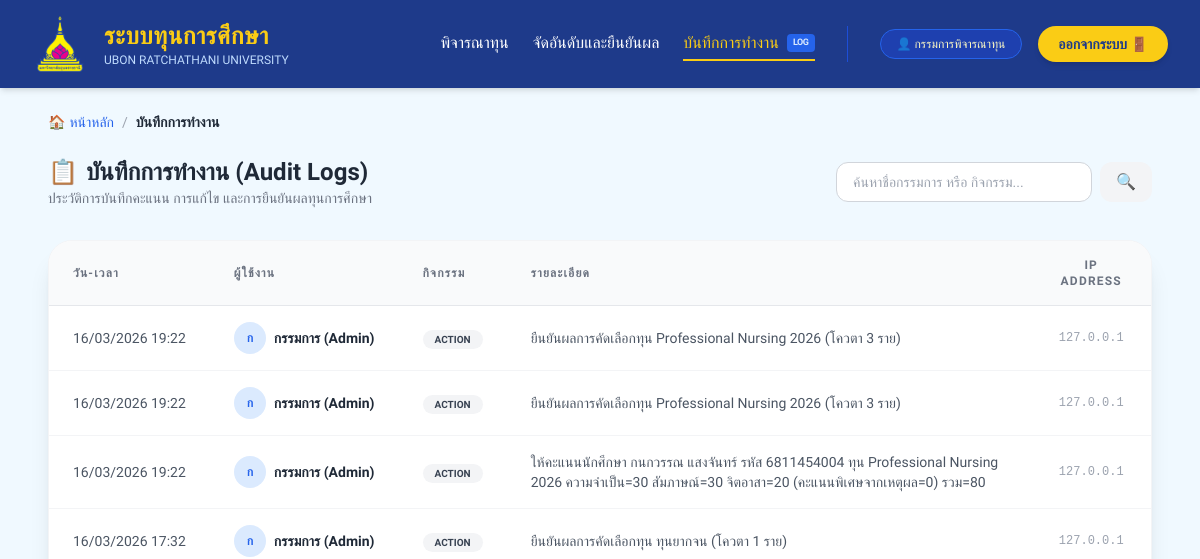
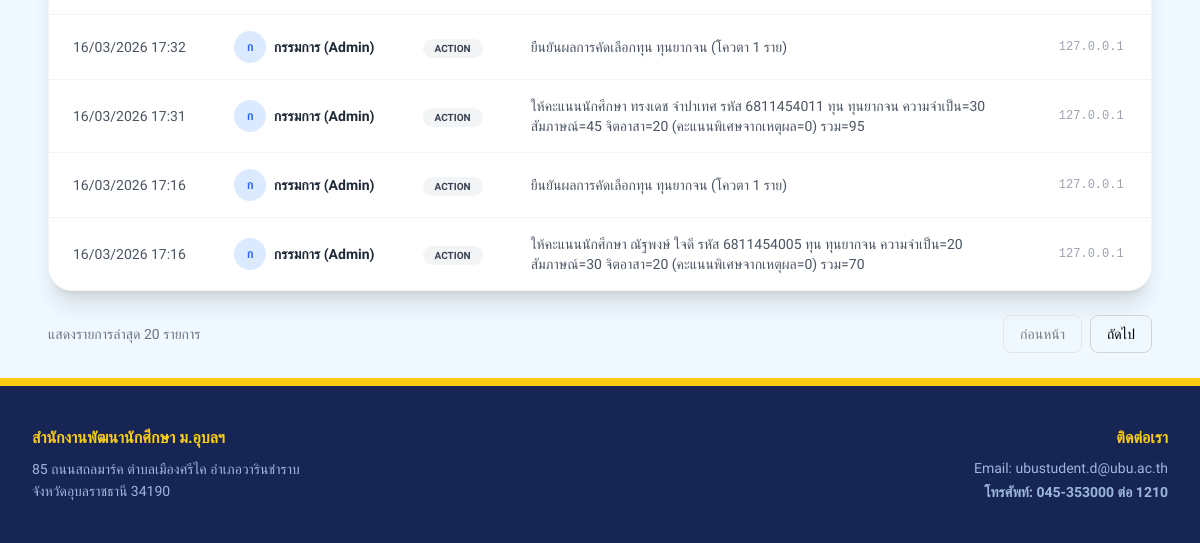
Page /director/audit_log (signed in) on the earlier database version (2 pictures, top to bottom).
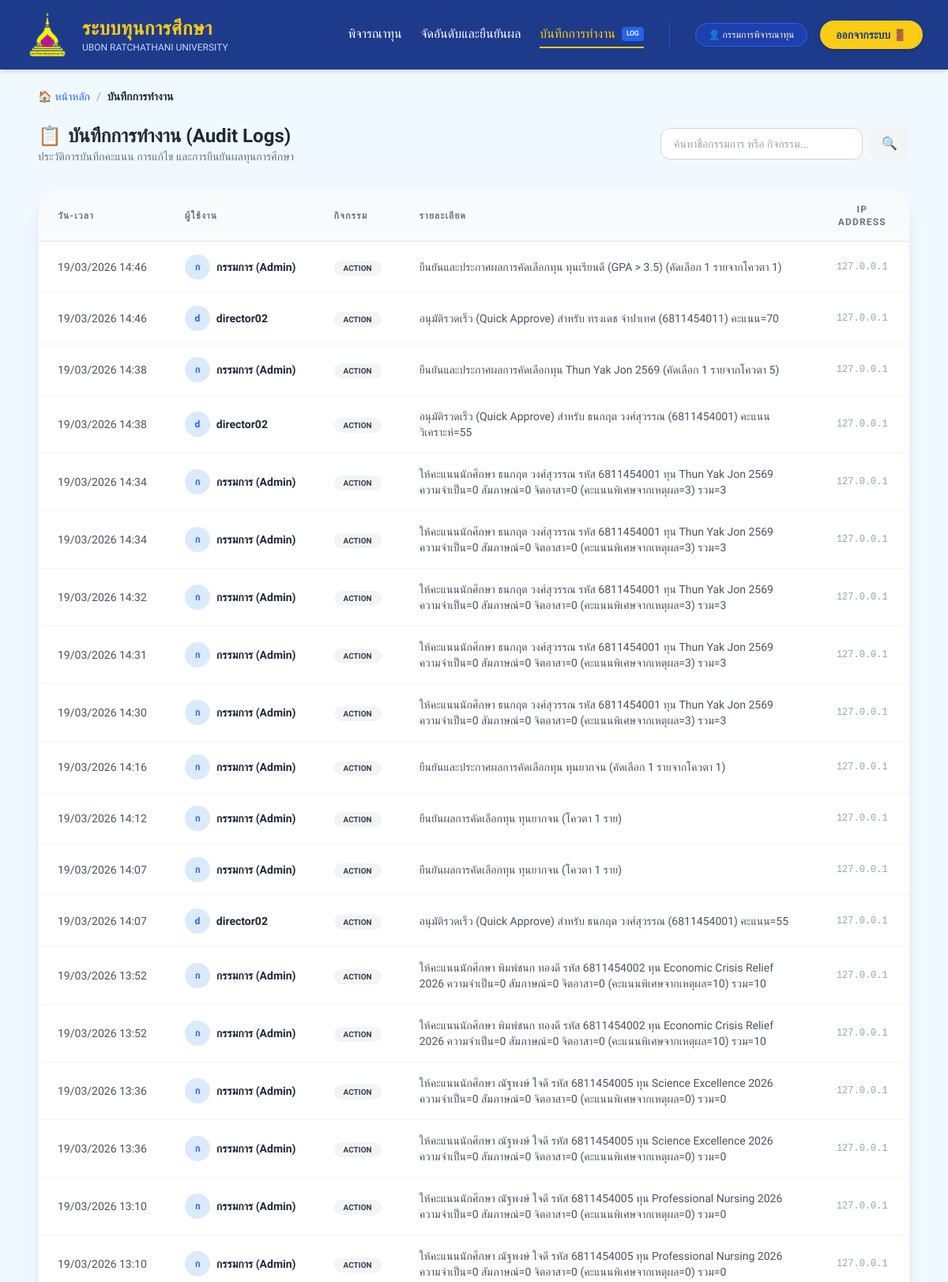
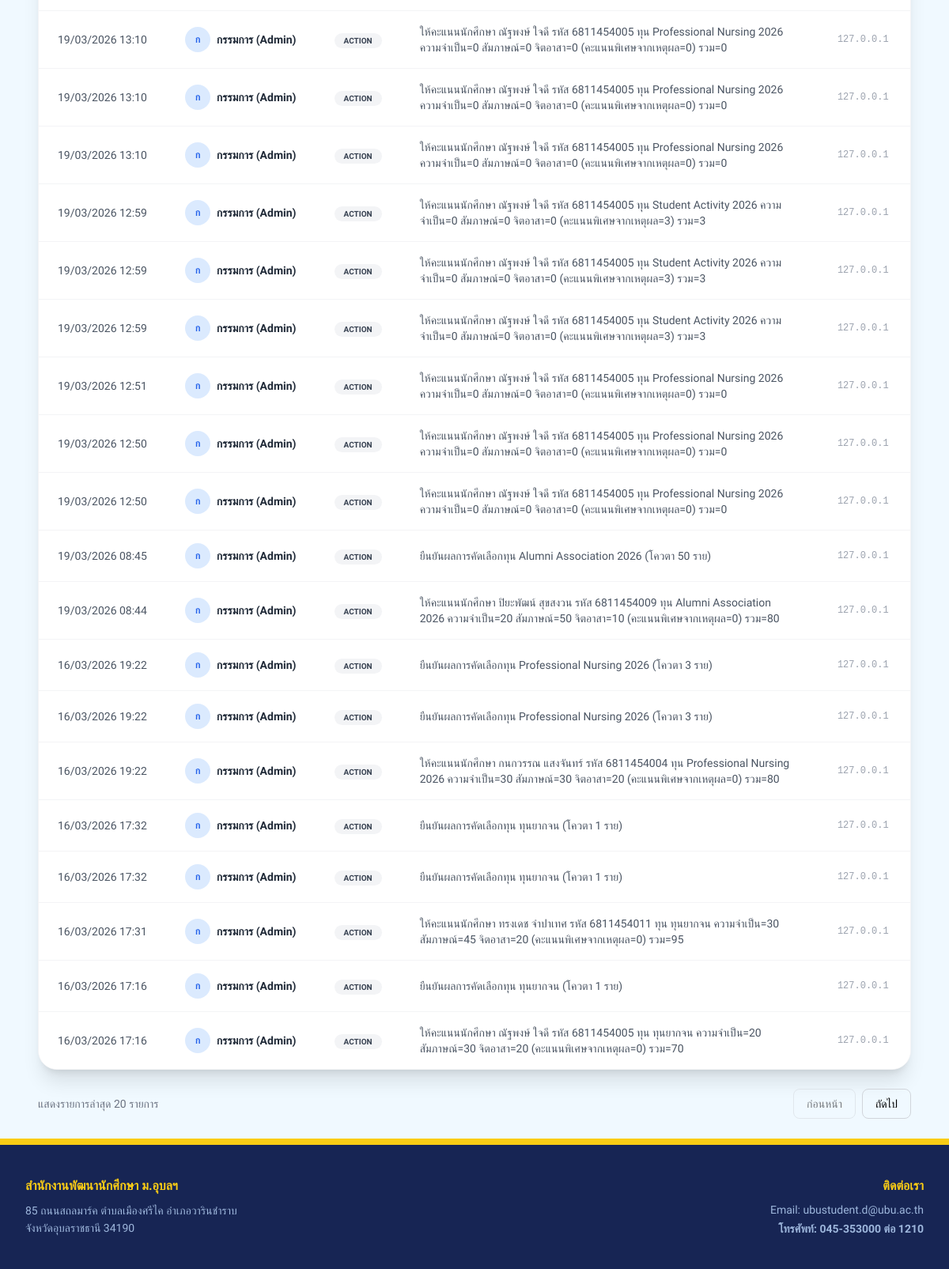
Same page on the later database version (2 pictures, top to bottom).
### models.py (models this page shows)
class DirectorAuditLog(db.Model):
    __tablename__ = 'audit_logs'
    id = db.Column(db.Integer, primary_key=True)
    timestamp = db.Column(db.DateTime, default=datetime.utcnow)
    user_name = db.Column(db.String(100), nullable=False)
    action = db.Column(db.String(100), nullable=False)
    details = db.Column(db.Text, nullable=True)
    ip_address = db.Column(db.String(45), nullable=True)

### routes/director_routes.py (the view)
@director_bp.route("/audit_log")
def audit_log():
    all_logs = DirectorAuditLog.query.order_by(DirectorAuditLog.timestamp.desc()).all()
    return render_template("director/audit_log.html", logs=all_logs)

### routes/director_routes.py (called while the page is built)
@director_bp.before_request
def require_director_login():
    if request.endpoint and request.endpoint != 'director.login':
        if "user_id" not in session or session.get("role") != "director":
            flash("กรุณาเข้าสู่ระบบในฐานะกรรมการ", "error")
            return redirect(url_for("login")) # Assuming login is the global login defined in app.py

### templates/director/audit_log.html (shortened to what this page needs)
{% extends "layouts/base_director.html" %}
{% block content %}
<div class="max-w-6xl mx-auto font-prompt p-6">
    <nav class="flex items-center text-sm font-medium mb-6 space-x-2 no-print">
        <a href="{{ url_for('director.home') }}" class="text-blue-600 hover:text-blue-800 transition flex items-center gap-1">
            <span>🏠</span> หน้าหลัก
        </a>
        <span class="text-gray-400">/</span>
        <span class="text-gray-800 font-bold">บันทึกการทำงาน</span>
    </nav>
    <div class="flex flex-col md:flex-row justify-between items-center mb-8 gap-4">
        <div>
            <h2 class="text-2xl font-extrabold text-gray-800 flex items-center gap-2">
                <span class="text-blue-600">📋</span> บันทึกการทำงาน (Audit Logs)
            </h2>
            <p class="text-gray-500 text-sm">ประวัติการบันทึกคะแนน การแก้ไข และการยืนยันผลทุนการศึกษา</p>
        </div>
        <div class="flex gap-2 w-full md:w-auto">
            <input type="text" id="logSearch" placeholder="ค้นหาชื่อกรรมการ หรือ กิจกรรม..."
                   class="w-full md:w-64 px-4 py-2 border border-gray-300 rounded-xl focus:ring-2 focus:ring-blue-500 outline-none text-sm transition">
            <button class="bg-gray-100 text-gray-600 px-4 py-2 rounded-xl hover:bg-gray-200 transition">
                <span>🔍</span>
            </button>
        </div>
    </div>
    <div class="bg-white shadow-xl rounded-3xl border border-gray-100 overflow-hidden">
        <table class="min-w-full divide-y divide-gray-200">
            <thead class="bg-gray-50">
                <tr>
                    <th class="px-6 py-4 text-left text-xs font-bold text-gray-500 uppercase tracking-widest">วัน-เวลา</th>
                    <th class="px-6 py-4 text-left text-xs font-bold text-gray-500 uppercase tracking-widest">ผู้ใช้งาน</th>
                    <th class="px-6 py-4 text-left text-xs font-bold text-gray-500 uppercase tracking-widest">กิจกรรม</th>
                    <th class="px-6 py-4 text-left text-xs font-bold text-gray-500 uppercase tracking-widest">รายละเอียด</th>
                    <th class="px-6 py-4 text-center text-xs font-bold text-gray-500 uppercase tracking-widest">IP Address</th>
                </tr>
            </thead>
            <tbody class="divide-y divide-gray-100 bg-white" id="logTableBody">
                {% for log in logs %}
                <tr class="hover:bg-gray-50 transition-colors">
                    <td class="px-6 py-4 whitespace-nowrap text-sm text-gray-600 font-medium">
                        {{ log.timestamp.strftime('%d/%m/%Y %H:%M') }}
                    </td>
                    <td class="px-6 py-4 whitespace-nowrap">
                        <div class="flex items-center gap-2">
                            <div class="w-8 h-8 rounded-full bg-blue-100 flex items-center justify-center text-blue-600 font-bold text-xs">
                                {{ log.user_name[0] }}
                            </div>
                            <span class="text-sm font-bold text-gray-800">{{ log.user_name }}</span>
                        </div>
                    </td>
                    <td class="px-6 py-4 whitespace-nowrap">
                        {% if 'ให้คะแนน' in log.action %}
                            <span class="bg-blue-100 text-blue-700 px-3 py-1 rounded-full text-[10px] font-bold uppercase">SCORING</span>
                        {% elif 'ยืนยัน' in log.action %}
                            <span class="bg-green-100 text-green-700 px-3 py-1 rounded-full text-[10px] font-bold uppercase">CONFIRM</span>
                        {% else %}
                            <span class="bg-gray-100 text-gray-700 px-3 py-1 rounded-full text-[10px] font-bold uppercase">ACTION</span>
                        {% endif %}
                    </td>
                    <td class="px-6 py-4 text-sm text-gray-600">
                        {{ log.details }}
                    </td>
                    <td class="px-6 py-4 text-center text-xs text-gray-400 font-mono">
                        {{ log.ip_address }}
                    </td>
                </tr>
                {% endfor %}
            </tbody>
        </table>
    </div>
    <div class="mt-6 flex justify-between items-center no-print">
        <p class="text-sm text-gray-500">แสดงรายการล่าสุด 20 รายการ</p>
        <div class="flex gap-2">
            <button class="px-4 py-2 border border-gray-300 rounded-lg text-sm hover:bg-gray-50 disabled:opacity-50" disabled>ก่อนหน้า</button>
            <button class="px-4 py-2 border border-gray-300 rounded-lg text-sm hover:bg-gray-50">ถัดไป</button>
        </div>
    </div>
</div>
{% endblock %}

### templates/layouts/base_director.html
{% extends "layouts/base.html" %}
{% block nav_links %}
<a
  href="{{ url_for('director.scoring') }}"
  class="text-white hover:text-yellow-400 font-medium transition-colors border-b-2 {% if request.endpoint == 'director.scoring' %}border-yellow-400 text-yellow-400{% else %}border-transparent{% endif %} hover:border-yellow-400 py-1"
  >พิจารณาทุน</a
>
<a
  href="{{ url_for('director.ranking_selection') }}"
  class="text-white hover:text-yellow-400 font-medium transition-colors border-b-2 {% if request.endpoint == 'director.ranking_selection' %}border-yellow-400 text-yellow-400{% else %}border-transparent{% endif %} hover:border-yellow-400 py-1"
  >จัดอันดับและยืนยันผล</a
>
<a
  href="{{ url_for('director.audit_log') }}"
  class="text-white hover:text-yellow-400 font-medium transition-colors border-b-2 {% if request.endpoint == 'director.audit_log' %}border-yellow-400 text-yellow-400{% else %}border-transparent{% endif %} hover:border-yellow-400 py-1 flex items-center gap-2"
>
  <span>บันทึกการทำงาน</span>
  <span class="text-[9px] bg-blue-600 px-1.5 py-0.5 rounded text-blue-100 font-bold tracking-tighter"
    >LOG</span
  >
</a>
{% endblock %}
{% block profile_link %}/director/profile{% endblock %}
{% block role_name %}{{ session.get('user_name', 'กรรมการ') }}{% endblock %}

### templates/layouts/base.html (shortened to what this page needs)
<!DOCTYPE html>
<html lang="th">
<head>
    <script src="https://cdn.tailwindcss.com"></script>
    <link rel="stylesheet" href="https://cdn.jsdelivr.net/npm/swiper@11/swiper-bundle.min.css" />
</head>
<body class="bg-sky-50 min-h-screen flex flex-col m-0 p-0">
    <header class="bg-blue-900 text-white shadow-md w-full sticky top-0 z-50">
        <div class="w-full px-8 py-4 flex justify-between items-center">
            <div class="flex items-center gap-4">
                <div class="w-14 h-14">
                    <img src="{{ url_for('static', filename='images/ubu_logo.png') }}" alt="UBU Logo" class="w-full h-full object-contain">
                </div>
                <div>
                    <h1 class="text-2xl font-bold text-yellow-400 tracking-wide">ระบบทุนการศึกษา</h1>
                    <p class="text-xs text-blue-200 uppercase">Ubon Ratchathani University</p>
                </div>
            </div>
           <nav class="hidden md:flex items-center gap-8">
                <div class="flex gap-6">
                    {% block nav_links %}{% endblock %}
                </div>
                <div class="flex items-center gap-4 border-l border-blue-700 pl-8">
                    <a href="{% block profile_link %}{{ url_for('student.profile') }}{% endblock %}" class="bg-blue-800 hover:bg-blue-700 px-4 py-1.5 rounded-full text-xs border border-blue-600 text-yellow-100 flex items-center gap-2 transition-all cursor-pointer">
                        👤 {% block role_name %}{{ session.get('user_name') or session.get('user_data', {}).get('name', 'นักศึกษา') }}{% endblock %}
                    </a>
                    <a href="/logout" class="bg-yellow-400 text-blue-900 px-5 py-2 rounded-full font-bold hover:bg-yellow-300 transition-all shadow-md text-sm">
                        ออกจากระบบ 🚪
                    </a>
                </div>
            </nav>
        </div>
    </header>
    <main class="flex-grow">
        {% block content %}{% endblock %}
    </main>
    <footer class="bg-blue-950 text-blue-200 py-10 px-8 w-full text-sm border-t-8 border-yellow-400">
        <div class="max-w-7xl mx-auto flex flex-col md:flex-row justify-between items-start gap-6">
            <div>
                <strong class="text-yellow-400 text-base block mb-2">สำนักงานพัฒนานักศึกษา ม.อุบลฯ</strong>
                <p class="opacity-80 leading-relaxed">
                    85 ถนนสถลมาร์ค ตำบลเมืองศรีไค อำเภอวารินชำราบ <br>
                    จังหวัดอุบลราชธานี 34190
                </p>
            </div>
            <div class="md:text-right">
                <strong class="text-yellow-400 text-base block mb-2">ติดต่อเรา</strong>
                <p class="opacity-80">Email: ubustudent.d@ubu.ac.th</p>
                <p class="opacity-80 font-bold mt-1">โทรศัพท์: 045-353000 ต่อ 1210</p>
            </div>
        </div>
    </footer>
</body>
</html>

### templates/layouts/base.html (style rules this page uses)
body { font-family: 'Prompt', sans-serif; }

Differences in the rows shown:
added DirectorAuditLog: timestamp "19/03/2026 14:46", user_name "ก", user_name "กรรมการ (Admin)", shows "ACTION", details "ยืนยันและประกาศผลการคัดเลือกทุน ทุนเรียนดี (GPA > 3.5) (คัดเลือก 1 รายจากโควตา 1)", ip_address "127.0.0.1"
added DirectorAuditLog: timestamp "19/03/2026 14:46", user_name "d", user_name "director02", action "ACTION", details "อนุมัติรวดเร็ว (Quick Approve) สำหรับ ทรงเดช จำปาเทศ (6811454011) คะแนน=70", ip_address "127.0.0.1"
added DirectorAuditLog: timestamp "19/03/2026 14:38", user_name "ก", user_name "กรรมการ (Admin)", shows "ACTION", details "ยืนยันและประกาศผลการคัดเลือกทุน Thun Yak Jon 2569 (คัดเลือก 1 รายจากโควตา 5)", ip_address "127.0.0.1"
added DirectorAuditLog: timestamp "19/03/2026 14:38", user_name "d", user_name "director02", action "ACTION", details "อนุมัติรวดเร็ว (Quick Approve) สำหรับ ธนกฤต วงศ์สุวรรณ (6811454001) คะแนนวิเคราะห์=55", ip_address "127.0.0.1"
added DirectorAuditLog: timestamp "19/03/2026 14:34", user_name "ก", user_name "กรรมการ (Admin)", action "ACTION", details "ให้คะแนนนักศึกษา ธนกฤต วงศ์สุวรรณ รหัส 6811454001 ทุน Thun Yak Jon 2569 ความจำเป็น=0 สัมภาษณ์=0 จิตอาสา=0 (คะแนนพิเศษจากเหตุผล=3) รวม=3", ip_address "127.0.0.1"
added DirectorAuditLog: timestamp "19/03/2026 14:34", user_name "ก", user_name "กรรมการ (Admin)", action "ACTION", details "ให้คะแนนนักศึกษา ธนกฤต วงศ์สุวรรณ รหัส 6811454001 ทุน Thun Yak Jon 2569 ความจำเป็น=0 สัมภาษณ์=0 จิตอาสา=0 (คะแนนพิเศษจากเหตุผล=3) รวม=3", ip_address "127.0.0.1"
added DirectorAuditLog: timestamp "19/03/2026 14:32", user_name "ก", user_name "กรรมการ (Admin)", action "ACTION", details "ให้คะแนนนักศึกษา ธนกฤต วงศ์สุวรรณ รหัส 6811454001 ทุน Thun Yak Jon 2569 ความจำเป็น=0 สัมภาษณ์=0 จิตอาสา=0 (คะแนนพิเศษจากเหตุผล=3) รวม=3", ip_address "127.0.0.1"
added DirectorAuditLog: timestamp "19/03/2026 14:31", user_name "ก", user_name "กรรมการ (Admin)", action "ACTION", details "ให้คะแนนนักศึกษา ธนกฤต วงศ์สุวรรณ รหัส 6811454001 ทุน Thun Yak Jon 2569 ความจำเป็น=0 สัมภาษณ์=0 จิตอาสา=0 (คะแนนพิเศษจากเหตุผล=3) รวม=3", ip_address "127.0.0.1"
added DirectorAuditLog: timestamp "19/03/2026 14:30", user_name "ก", user_name "กรรมการ (Admin)", action "ACTION", details "ให้คะแนนนักศึกษา ธนกฤต วงศ์สุวรรณ รหัส 6811454001 ทุน Thun Yak Jon 2569 ความจำเป็น=0 สัมภาษณ์=0 จิตอาสา=0 (คะแนนพิเศษจากเหตุผล=3) รวม=3", ip_address "127.0.0.1"
added DirectorAuditLog: timestamp "19/03/2026 14:16", user_name "ก", user_name "กรรมการ (Admin)", shows "ACTION", details "ยืนยันและประกาศผลการคัดเลือกทุน ทุนยากจน (คัดเลือก 1 รายจากโควตา 1)", ip_address "127.0.0.1"
added DirectorAuditLog: timestamp "19/03/2026 14:12", user_name "ก", user_name "กรรมการ (Admin)", shows "ACTION", details "ยืนยันผลการคัดเลือกทุน ทุนยากจน (โควตา 1 ราย)", ip_address "127.0.0.1"
added DirectorAuditLog: timestamp "19/03/2026 14:07", user_name "ก", user_name "กรรมการ (Admin)", shows "ACTION", details "ยืนยันผลการคัดเลือกทุน ทุนยากจน (โควตา 1 ราย)", ip_address "127.0.0.1"
added DirectorAuditLog: timestamp "19/03/2026 14:07", user_name "d", user_name "director02", action "ACTION", details "อนุมัติรวดเร็ว (Quick Approve) สำหรับ ธนกฤต วงศ์สุวรรณ (6811454001) คะแนน=55", ip_address "127.0.0.1"
added DirectorAuditLog: timestamp "19/03/2026 13:52", user_name "ก", user_name "กรรมการ (Admin)", action "ACTION", details "ให้คะแนนนักศึกษา พิมพ์ชนก ทองดี รหัส 6811454002 ทุน Economic Crisis Relief 2026 ความจำเป็น=0 สัมภาษณ์=0 จิตอาสา=0 (คะแนนพิเศษจากเหตุผล=10) รวม=10", ip_address "127.0.0.1"
added DirectorAuditLog: timestamp "19/03/2026 13:52", user_name "ก", user_name "กรรมการ (Admin)", action "ACTION", details "ให้คะแนนนักศึกษา พิมพ์ชนก ทองดี รหัส 6811454002 ทุน Economic Crisis Relief 2026 ความจำเป็น=0 สัมภาษณ์=0 จิตอาสา=0 (คะแนนพิเศษจากเหตุผล=10) รวม=10", ip_address "127.0.0.1"
added DirectorAuditLog: timestamp "19/03/2026 13:36", user_name "ก", user_name "กรรมการ (Admin)", action "ACTION", details "ให้คะแนนนักศึกษา ณัฐพงษ์ ใจดี รหัส 6811454005 ทุน Science Excellence 2026 ความจำเป็น=0 สัมภาษณ์=0 จิตอาสา=0 (คะแนนพิเศษจากเหตุผล=0) รวม=0", ip_address "127.0.0.1"
added DirectorAuditLog: timestamp "19/03/2026 13:36", user_name "ก", user_name "กรรมการ (Admin)", action "ACTION", details "ให้คะแนนนักศึกษา ณัฐพงษ์ ใจดี รหัส 6811454005 ทุน Science Excellence 2026 ความจำเป็น=0 สัมภาษณ์=0 จิตอาสา=0 (คะแนนพิเศษจากเหตุผล=0) รวม=0", ip_address "127.0.0.1"
added DirectorAuditLog: timestamp "19/03/2026 13:10", user_name "ก", user_name "กรรมการ (Admin)", action "ACTION", details "ให้คะแนนนักศึกษา ณัฐพงษ์ ใจดี รหัส 6811454005 ทุน Professional Nursing 2026 ความจำเป็น=0 สัมภาษณ์=0 จิตอาสา=0 (คะแนนพิเศษจากเหตุผล=0) รวม=0", ip_address "127.0.0.1"
added DirectorAuditLog: timestamp "19/03/2026 13:10", user_name "ก", user_name "กรรมการ (Admin)", action "ACTION", details "ให้คะแนนนักศึกษา ณัฐพงษ์ ใจดี รหัส 6811454005 ทุน Professional Nursing 2026 ความจำเป็น=0 สัมภาษณ์=0 จิตอาสา=0 (คะแนนพิเศษจากเหตุผล=0) รวม=0", ip_address "127.0.0.1"
added DirectorAuditLog: timestamp "19/03/2026 13:10", user_name "ก", user_name "กรรมการ (Admin)", action "ACTION", details "ให้คะแนนนักศึกษา ณัฐพงษ์ ใจดี รหัส 6811454005 ทุน Professional Nursing 2026 ความจำเป็น=0 สัมภาษณ์=0 จิตอาสา=0 (คะแนนพิเศษจากเหตุผล=0) รวม=0", ip_address "127.0.0.1"
added DirectorAuditLog: timestamp "19/03/2026 13:10", user_name "ก", user_name "กรรมการ (Admin)", action "ACTION", details "ให้คะแนนนักศึกษา ณัฐพงษ์ ใจดี รหัส 6811454005 ทุน Professional Nursing 2026 ความจำเป็น=0 สัมภาษณ์=0 จิตอาสา=0 (คะแนนพิเศษจากเหตุผล=0) รวม=0", ip_address "127.0.0.1"
added DirectorAuditLog: timestamp "19/03/2026 13:10", user_name "ก", user_name "กรรมการ (Admin)", action "ACTION", details "ให้คะแนนนักศึกษา ณัฐพงษ์ ใจดี รหัส 6811454005 ทุน Professional Nursing 2026 ความจำเป็น=0 สัมภาษณ์=0 จิตอาสา=0 (คะแนนพิเศษจากเหตุผล=0) รวม=0", ip_address "127.0.0.1"
added DirectorAuditLog: timestamp "19/03/2026 12:59", user_name "ก", user_name "กรรมการ (Admin)", action "ACTION", details "ให้คะแนนนักศึกษา ณัฐพงษ์ ใจดี รหัส 6811454005 ทุน Student Activity 2026 ความจำเป็น=0 สัมภาษณ์=0 จิตอาสา=0 (คะแนนพิเศษจากเหตุผล=3) รวม=3", ip_address "127.0.0.1"
added DirectorAuditLog: timestamp "19/03/2026 12:59", user_name "ก", user_name "กรรมการ (Admin)", action "ACTION", details "ให้คะแนนนักศึกษา ณัฐพงษ์ ใจดี รหัส 6811454005 ทุน Student Activity 2026 ความจำเป็น=0 สัมภาษณ์=0 จิตอาสา=0 (คะแนนพิเศษจากเหตุผล=3) รวม=3", ip_address "127.0.0.1"
added DirectorAuditLog: timestamp "19/03/2026 12:59", user_name "ก", user_name "กรรมการ (Admin)", action "ACTION", details "ให้คะแนนนักศึกษา ณัฐพงษ์ ใจดี รหัส 6811454005 ทุน Student Activity 2026 ความจำเป็น=0 สัมภาษณ์=0 จิตอาสา=0 (คะแนนพิเศษจากเหตุผล=3) รวม=3", ip_address "127.0.0.1"
added DirectorAuditLog: timestamp "19/03/2026 12:51", user_name "ก", user_name "กรรมการ (Admin)", action "ACTION", details "ให้คะแนนนักศึกษา ณัฐพงษ์ ใจดี รหัส 6811454005 ทุน Professional Nursing 2026 ความจำเป็น=0 สัมภาษณ์=0 จิตอาสา=0 (คะแนนพิเศษจากเหตุผล=0) รวม=0", ip_address "127.0.0.1"
added DirectorAuditLog: timestamp "19/03/2026 12:50", user_name "ก", user_name "กรรมการ (Admin)", action "ACTION", details "ให้คะแนนนักศึกษา ณัฐพงษ์ ใจดี รหัส 6811454005 ทุน Professional Nursing 2026 ความจำเป็น=0 สัมภาษณ์=0 จิตอาสา=0 (คะแนนพิเศษจากเหตุผล=0) รวม=0", ip_address "127.0.0.1"
added DirectorAuditLog: timestamp "19/03/2026 12:50", user_name "ก", user_name "กรรมการ (Admin)", action "ACTION", details "ให้คะแนนนักศึกษา ณัฐพงษ์ ใจดี รหัส 6811454005 ทุน Professional Nursing 2026 ความจำเป็น=0 สัมภาษณ์=0 จิตอาสา=0 (คะแนนพิเศษจากเหตุผล=0) รวม=0", ip_address "127.0.0.1"
added DirectorAuditLog: timestamp "19/03/2026 08:45", user_name "ก", user_name "กรรมการ (Admin)", shows "ACTION", details "ยืนยันผลการคัดเลือกทุน Alumni Association 2026 (โควตา 50 ราย)", ip_address "127.0.0.1"
added DirectorAuditLog: timestamp "19/03/2026 08:44", user_name "ก", user_name "กรรมการ (Admin)", action "ACTION", details "ให้คะแนนนักศึกษา ปิยะพัฒน์ สุขสงวน รหัส 6811454009 ทุน Alumni Association 2026 ความจำเป็น=20 สัมภาษณ์=50 จิตอาสา=10 (คะแนนพิเศษจากเหตุผล=0) รวม=80", ip_address "127.0.0.1"
